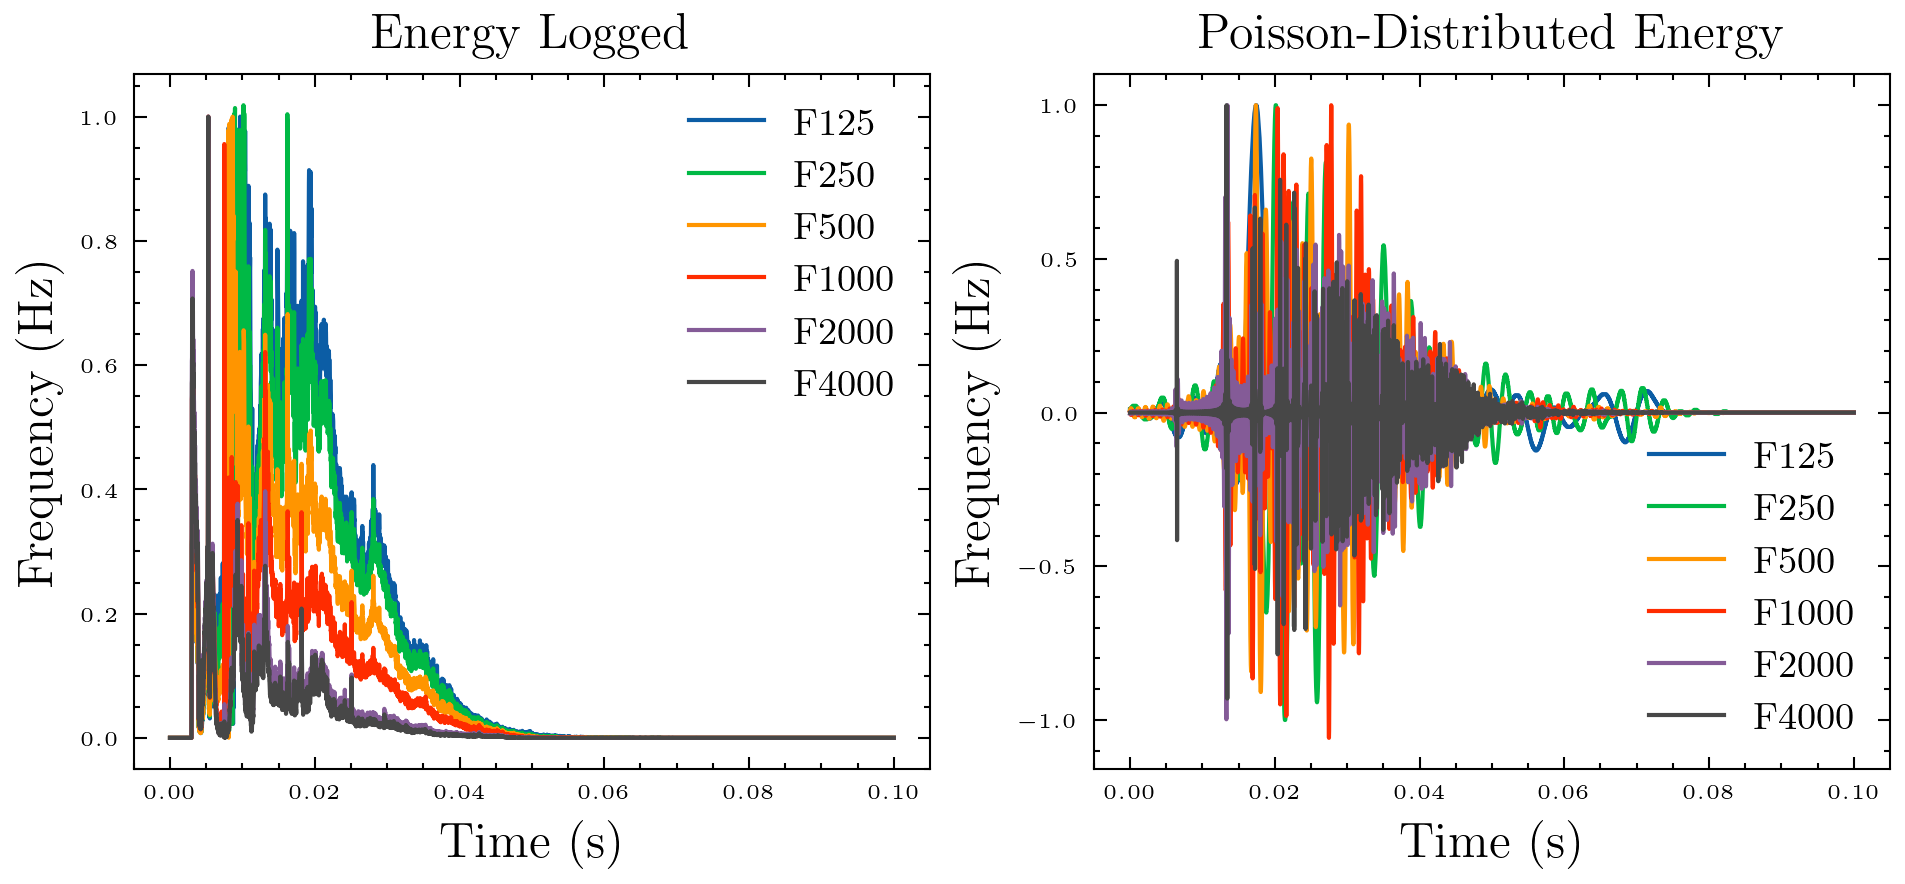

Write the Python code that produced this figure.
#%%
import matplotlib.pyplot as plt
import scienceplots
import signal_tools as st
import numpy as np
import matplotlib

# matplotlib.use('PS')
plt.rcParams["text.usetex"] = True
plt.style.use('science')

FS = 48000
# %%

fig, (ax, bx) = plt.subplots(1, 2,  tight_layout=True, dpi=300, figsize=(6.4, 3))
t1= 0.10

f125 = st.read_audio('rirs/IR_part_F_125.wav', FS)
f250 = st.read_audio('rirs/IR_part_F_250.wav', FS)
f500 = st.read_audio('rirs/IR_part_F_500.wav', FS)
f1000 = st.read_audio('rirs/IR_part_F_1000.wav', FS)
f2000 = st.read_audio('rirs/IR_part_F_2000.wav', FS)
f4000 = st.read_audio('rirs/IR_part_F_4000.wav', FS)
f125 = st.trim_from_to(f125, 0, t1, FS)
f250 = st.trim_from_to(f250, 0, t1, FS)
f500 = st.trim_from_to(f500, 0, t1, FS)
f1000 = st.trim_from_to(f1000, 0, t1, FS)
f2000 = st.trim_from_to(f2000, 0, t1, FS)
f4000 = st.trim_from_to(f4000, 0, t1, FS)

p125 = st.read_audio('rirs/RT_IR_bin_0.wav', FS)
p250 = st.read_audio('rirs/RT_IR_bin_1.wav', FS)
p500 = st.read_audio('rirs/RT_IR_bin_2.wav', FS)
p1000 = st.read_audio('rirs/RT_IR_bin_3.wav', FS)
p2000 = st.read_audio('rirs/RT_IR_bin_4.wav', FS)
p4000 = st.read_audio('rirs/RT_IR_bin_5.wav', FS)
p125 = st.trim_from_to(np.abs(p125), 0, t1, FS)
p250 = st.trim_from_to(np.abs(p250), 0, t1, FS)
p500 = st.trim_from_to(np.abs(p500), 0, t1, FS)
p1000 = st.trim_from_to(np.abs(p1000), 0, t1, FS)
p2000 = st.trim_from_to(np.abs(p2000), 0, t1, FS)
p4000 = st.trim_from_to(np.abs(p4000), 0, t1, FS)

l1 = st.plot_waveform(f125, FS, bx)
l2 = st.plot_waveform(f250, FS, bx)
l3 = st.plot_waveform(f500, FS, bx)
l4 = st.plot_waveform(f1000, FS, bx)
l5 = st.plot_waveform(f2000, FS, bx)
l6 = st.plot_waveform(f4000, FS, bx)
bx.legend([l1, l2, l3, l4, l5, l6],
          ['F125', 'F250', 'F500', 'F1000', 'F2000', 'F4000'], fontsize=8)

l1 = st.plot_waveform(p125, FS, ax)
l2 = st.plot_waveform(p250, FS, ax)
l3 = st.plot_waveform(p500, FS, ax)
l4 = st.plot_waveform(p1000, FS, ax)
l5 = st.plot_waveform(p2000, FS, ax)
l6 = st.plot_waveform(p4000, FS, ax)
ax.legend([l1, l2, l3, l4, l5, l6],
          ['F125', 'F250', 'F500', 'F1000', 'F2000', 'F4000'], fontsize=8)

ax.set_title('Energy Logged', fontsize=12)
bx.set_title('Poisson-Distributed Energy', fontsize=12)



plt.show()
# %%
fig.savefig('rir-processing.pdf')

# %%


fig, (ax, bx) = plt.subplots(1, 2,  tight_layout=True, dpi=300, figsize=(6.4, 3))
t1 = 0.2

rir = st.read_audio('rirs/tagged.wav', FS)
rir = st.trim_from_to(rir, 0, t1, FS)

line = st.plot_waveform(rir, FS, ax, 'Time Domain')
st.plot_spectrogram(rir, FS, bx)

plt.show()
# %%

fig.savefig('rir-rt-final.pdf', transparent=False)
# %%
